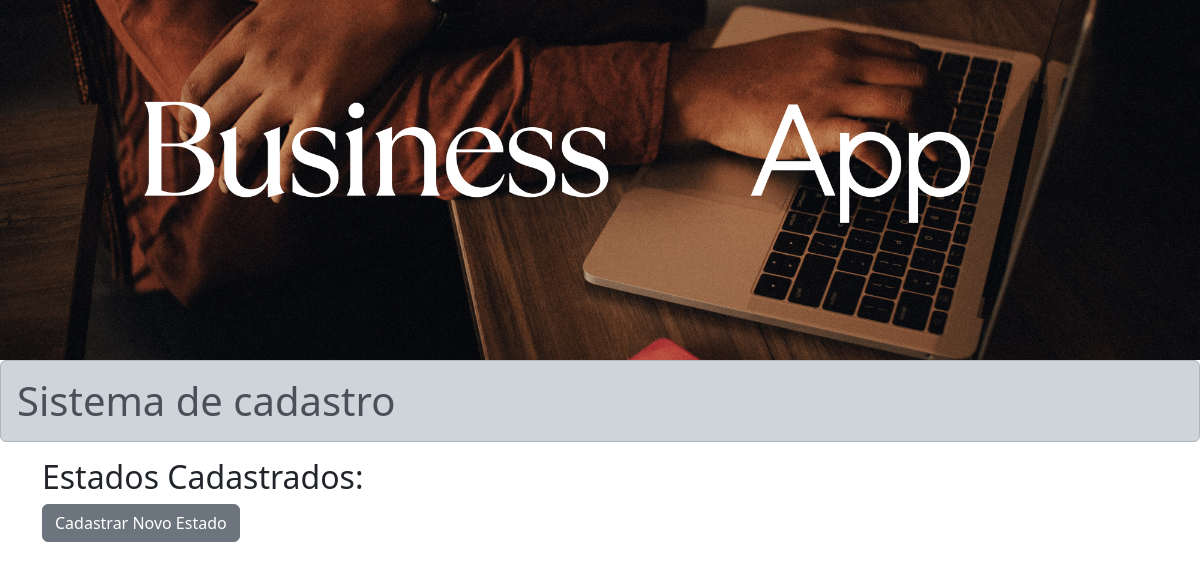
/estado/list/, run on an earlier commit of the app's database.
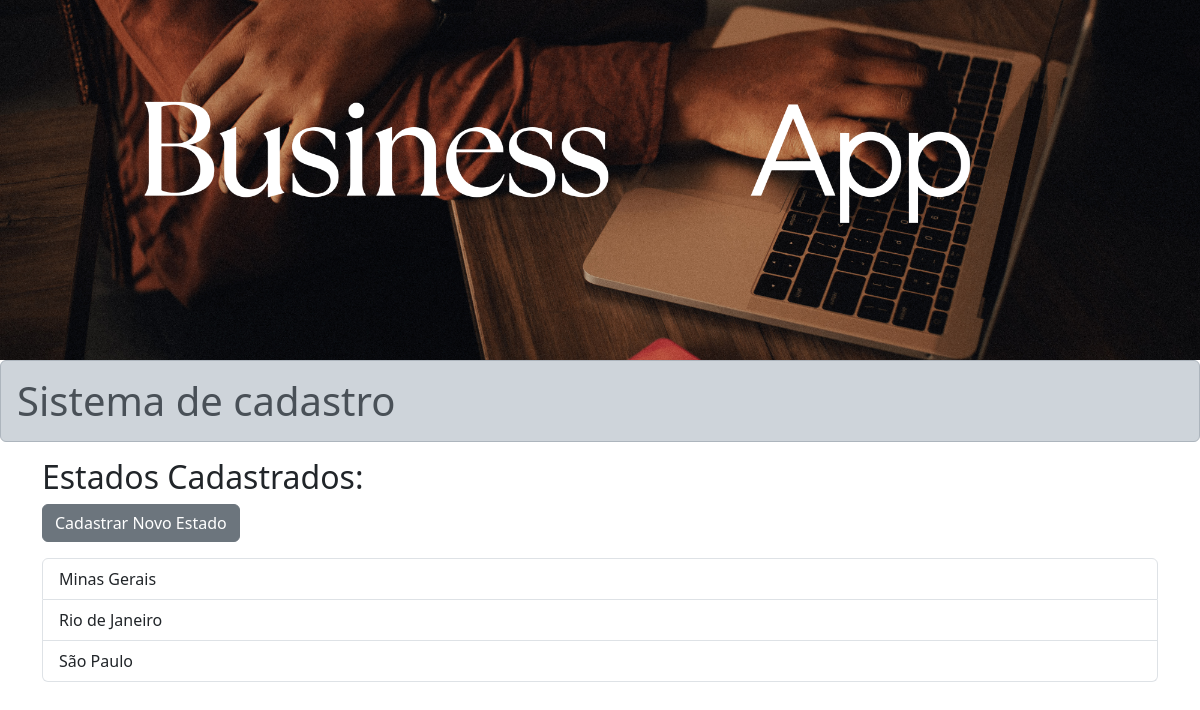
And on a later commit of the database.
### cadastros/models.py (models this page shows)
class Estado(models.Model):
    pais = models.ForeignKey(Pais, on_delete=models.PROTECT, null=True, blank=False)
    nome = models.CharField(max_length=80, unique=True)
    def __str__(self):
        return self.nome

### cadastros/views.py (the view)
# urls.py: path('estado/list/', ListaEstado.as_view(), name='estados-list'),
class ListaEstado(ListView):
    queryset = Estado.objects.order_by('nome')
    context_object_name = 'estados'
    template_name = 'cadastros/lista_estados.html'

### cadastros/templates/cadastros/lista_estados.html
{% extends 'base.html' %}
{% block conteudo %}
    <h2>Estados Cadastrados:</h2>
    <a class="mb-3 btn btn-secondary" href="{%  url 'estados-cadastro' %}">Cadastrar Novo Estado</a>
    <ul class="list-group">
        {% for estado in estados %}
            <a class="list-group-item" href="{% url 'estado-detalhe' estado.id %}"> {{ estado }}</a>
        {% endfor %}
    </ul>
{% endblock %}

What changed in the data, as far as the page shows it:
added Estado: nome "Minas Gerais"
added Estado: nome "Rio de Janeiro"
added Estado: nome "São Paulo"
